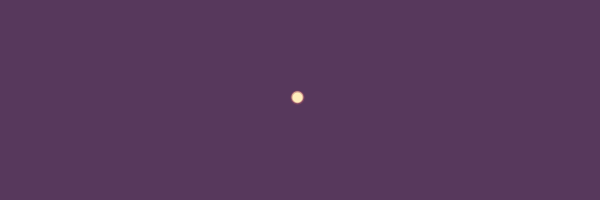
Frame 1 (no input)
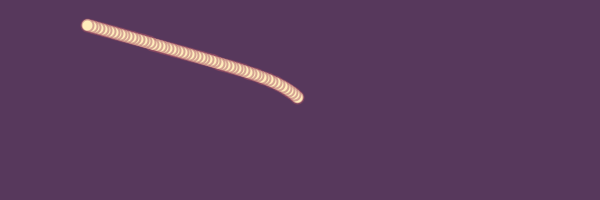
Frame 60 (the mouse pressed at the canvas centre just before this capture)
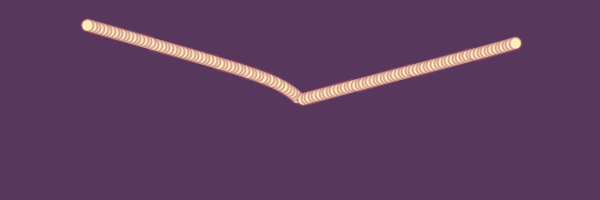
Frame 120 (the mouse held since frame 60 and released just before this capture)

The Processing sketch that drew these frames (run headless with seeded random() and noise(); from frame 60 on, the mouse is pressed at the canvas centre):

// Processing sketch: processing_148211
// ── processing_148211.pde

PVector location;
PVector direction;
float speed;


void setup ()
{
  size(600, 200);
  smooth();

  frameRate (30);
  initVariables();
  
  background (#57385c);
}

void draw ()
{

  strokeWeight (2);
  stroke (#A75265, 120);
  fill (#ffedbc);

  moveBall();
  checkEdges ();
  drawBall( );
}

void checkEdges ()
{
  if (location.x < 0)
  {
    location.x = 0;
    direction.x = direction.x * -1;
  }
  if (location.x > width)
  {
    location.x = width;
    direction.x = direction.x * -1;
  }

  if (location.y < 0)
  {
    location.y = 0;
    direction.y = direction.y * -1;
  }
  if (location.y > height)
  {
    location.y = height;
    direction.y = direction.y * -1;
  }
}

void moveBall ()
{
  float angle = atan2 (mouseY - location.y, mouseX - location.x);
  PVector target = new PVector ( cos (angle), sin (angle));
  target.mult (0.2);

  direction.add (target);
  direction.normalize();

  PVector velocity = direction.get(); // kopiert direction
  velocity.mult (speed);
  location.add (velocity);
}

void drawBall ()
{
  ellipse (location.x, location.y, 12, 12);
}

void initVariables ()
{
  location = new PVector (width/2, height/2);

  float angle = random (TWO_PI);
  direction = new PVector (cos (angle) * 1, sin (angle) * 1);

  speed = random (3, 6);
}

void mousePressed ()
{
  if (mouseButton == RIGHT) background (#57385c);
  initVariables ();
}
